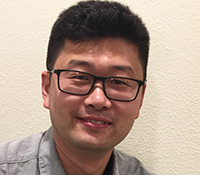
#> input picture Day-5-basic-symmetry/cao.jpg, 200 x 175 px, found by its file name
$ python day5.py
#> lines starting #> are read from the running program, lines starting #| are printed output that depends on the picture
from PIL import Image
pic = Image.open('Cao.jpg')
#> pic is the input picture: PIL image 200x175 RGB; mean R, G, B 176.5, 155.6, 141.6
[width, height] = pic.size
#> width = 200; height = 175
pixels = pic.load()

for x in range(width//2):
    for y in range(height):
        (r, g, b) = pixels[x, y]
        pixels[width-x-1, y]=(r, g, b)

pic.save('neg.jpg')
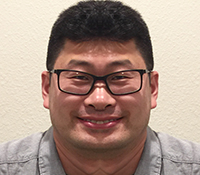
#> saved as neg.jpg: PIL image 200x175 RGB; mean R, G, B 169.9, 147.2, 135.4

$ run again, with Day-5-basic-symmetry/negative.jpg copied over Day-5-basic-symmetry/cao.jpg
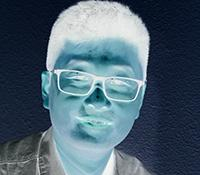
#> input picture Day-5-basic-symmetry/negative.jpg, 200 x 175 px, found by its file name
#> pic is the input picture: PIL image 200x175 RGB; mean R, G, B 78.4, 99.5, 113.3
#> `pic.save('neg.jpg')`:
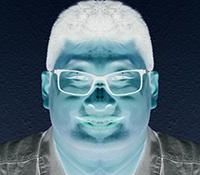
#> saved as neg.jpg: PIL image 200x175 RGB; mean R, G, B 85, 107.9, 119.5
